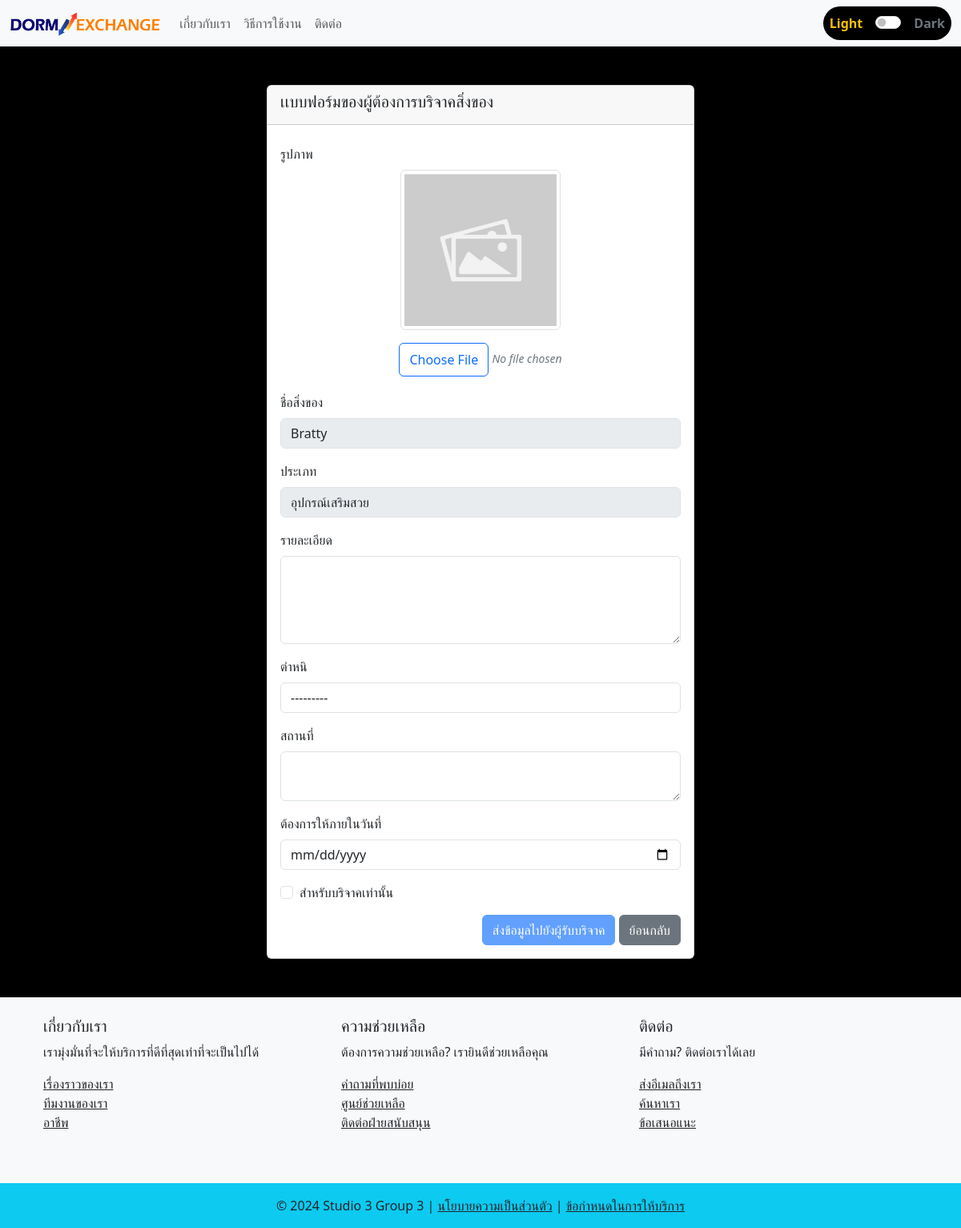
The page /send-data-giver/for-receiver-ID-39 on the database its author committed.
### myapp/models.py (models this page shows, shortened)
class PostReceiver(models.Model):
    post_ID = models.AutoField(primary_key=True)
    stuff_name = models.CharField(max_length=50)
    categories = models.CharField(max_length=50, choices=CATEGORIES)
    description = models.TextField()
    defect = models.CharField(max_length=50, choices=DEFECT)
    user_profile = models.ForeignKey(UserProfile, on_delete=models.CASCADE)
    place = models.TextField()
    date_limit = models.DateField()
    created_at = models.DateTimeField(default=timezone.now)
    updated_at = models.DateTimeField(auto_now=True)
    is_matched = models.BooleanField(default=False)
    is_confirm = models.BooleanField(default=False)

### myapp/views.py (the view)
# urls.py: path('send-data-giver/for-receiver-ID-<int:post_ID>',views.send_data_giver, name = 'send_data_giver'),
def send_data_giver(request, post_ID):
    post_receiver = get_object_or_404(PostReceiver, post_ID=post_ID)
    if request.method == 'POST':
        form = PostGiverForm(request.POST, request.FILES)
        form.fields['stuff_name'].required = False
        form.fields['categories'].required = False
        if form.is_valid():
            post = form.save(commit=False)
            post.user_profile = request.user.profile
            post.stuff_name = post_receiver.stuff_name
            post.categories = post_receiver.categories
            post.save()
            return redirect('datail_receiver', post_receiver_ID=post_receiver.post_ID,post_giver_ID = post.post_ID)
    else:
        form = PostGiverForm(initial={
            'categories': post_receiver.categories,
            'stuff_name': post_receiver.stuff_name,
        })
        form.fields['categories'].widget.attrs['disabled'] = 'disabled'
        form.fields['stuff_name'].widget.attrs['disabled'] = 'disabled'
        form.fields['stuff_name'].required = False
        form.fields['categories'].required = False
    context = {
        "post_receiver": post_receiver,
        'form': form
    }
    return render(request, "myweb/send_data_giver.html", context)

### myapp/forms.py (shortened to what this page needs)
class PostGiverForm(forms.ModelForm):
    class Meta:
        model = PostGiver
        fields = ['stuff_name', 'categories', 'stuff_picture', 'description', 'defect', 'place', 'date_limit']
        widgets = {
            'stuff_name': forms.TextInput(attrs={'class': 'form-control'}),
            'categories': forms.Select(attrs={'class': 'form-control'}),
            'stuff_picture': forms.ClearableFileInput(attrs={'class': 'form-control'}),
            'description': forms.Textarea(attrs={'class': 'form-control', 'rows': 4}),
            'defect': forms.Select(attrs={'class': 'form-control'}),
            'place': forms.Textarea(attrs={'class': 'form-control', 'rows': 2}),
            'date_limit': forms.DateInput(attrs={'class': 'form-control', 'type': 'date'}),
        }

### myapp/templatetags/form_tags.py (called while the page is built)
@register.filter
def add_class(field, css_class):
    return field.as_widget(attrs={'class': css_class})

### myapp/templates/myweb/send_data_giver.html (shortened to what this page needs)
{% extends 'myweb/base.html' %}
{% load static %}
{% load form_tags %}
{% block background_style %}
background-color: rgba(0, 0, 0);
{% endblock %}
{% block styles %}
<link rel="stylesheet" href="https://unpkg.com/leaflet/dist/leaflet.css" />
{% endblock %}
{% block content %}
<div class="container mt-5 col-lg-6">
    <div class="card">
        <div class="card-header">
            <h5 class="card-title">เเบบฟอร์มของผู้ต้องการบริจาคสิ่งของ</h5>
        </div>
        <div class="card-body">
            <form method="post" enctype="multipart/form-data" id="giverForm">
                {% if form.stuff_picture %}
                <div class="mb-3">
                    <label for="{{ form.stuff_picture.id_for_label }}" class="form-label mt-2">รูปภาพ</label>
                    <div class="mb-3 text-center">
                        <img id="preview-image" src="{% static 'images/placeholder_img.jpg' %}" alt="Image Preview" class="img-fluid img-thumbnail" style="max-height: 200px;">
                    </div>
                    <div class="custom-file-input text-center">
                        <label for="stuffPicture" id="fileLabel" class="btn btn-outline-primary">Choose File</label>
                        <span id="fileName" class="ml-2">No file chosen</span>
                    </div>
                </div>
                {% endif %}
                {% if form.stuff_name %}
                <div class="mb-3">
                    <label for="{{ form.stuff_name.id_for_label }}" class="form-label mt-1">ชื่อสิ่งของ</label>
                    {{ form.stuff_name|add_class:"form-control" }}
                </div>
                {% endif %}
                {% if form.categories %}
                <div class="mb-3">
                    <label for="{{ form.categories.id_for_label }}" class="form-label">ประเภท</label>
                    {{ form.categories|add_class:"form-control" }}
                </div>
                {% endif %}
                {% if form.description %}
                <div class="mb-3">
                    <label for="{{ form.description.id_for_label }}" class="form-label">รายละเอียด</label>
                    {{ form.description|add_class:"form-control" }}
                </div>
                {% endif %}
                {% if form.defect %}
                <div class="mb-3">
                    <label for="{{ form.defect.id_for_label }}" class="form-label">ตำหนิ</label>
                    {{ form.defect|add_class:"form-control" }}
                </div>
                {% endif %}
                {% if form.place %}
                <div class="mb-3">
                    <label for="{{ form.place.id_for_label }}" class="form-label">สถานที่</label>
                    {{ form.place|add_class:"form-control" }}
                </div>
                {% endif %}
                {% if form.date_limit %}
                <div class="mb-3">
                    <label for="{{ form.date_limit.id_for_label }}" class="form-label">ต้องการให้ภายในวันที่</label>
                    {{ form.date_limit|add_class:"form-control" }}
                </div>
                {% endif %}
                <div class="mb-3 form-check">
                    <input type="checkbox" id="donationCheckbox" class="form-check-input">
                    <label for="donationCheckbox" class="form-check-label">สำหรับบริจาคเท่านั้น</label>
                </div>
                <div class="text-end">
                    <button type="submit" class="btn btn-primary disabled" id="submitButton" disabled>ส่งข้อมูลไปยังผู้รับบริจาค</button>
                    <a href="javascript:history.back()" class="btn btn-secondary">ย้อนกลับ</a>
                </div>
            </form>
        </div>
    </div>
</div>
{% endblock %}

### myapp/templates/myweb/send_data_giver.html (style rules this page uses)
.custom-file-input label { padding: 8px 12px; cursor: pointer; transition: background-color 0.3s ease, border-color 0.3s ease; }
#fileName { font-size: 14px; color: #6c757d; font-style: italic; }

### myapp/templates/myweb/base.html (style rules this page uses)
.form-check-input { background-color: ##ffffff; border-color: ##ffffff; }
body { transition: background-color 0.6s ease, color 0.6s ease; }
a { transition: color 0.5s ease; }

### rows shown on the page
PostReceiver: stuff_name "Bratty", categories "อุปกรณ์เสริมสวย", defect "---------"
